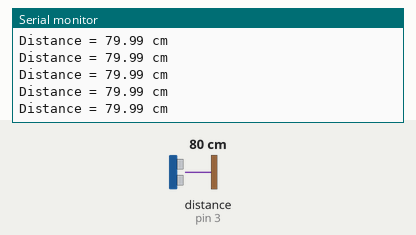
Bench run of a sketch on a simulated Arduino Mega 2560, built with avr-gcc and run on an emulated ATmega2560. Parts: the last lines printed to the serial monitor. The test bench sets the inputs (shaded band); at power-on: distance to the obstacle (sensor on pin 3) 80 cm. The echo pulse lasts 58.3 µs per cm.

Above: at 1.2 s.
1.3 s: distance to the obstacle (sensor on pin 3) set to 250 cm
At 1.4 s:
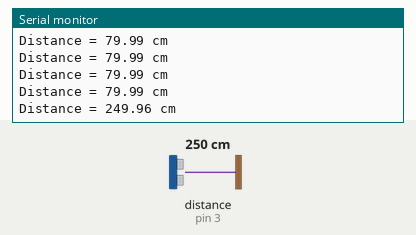
4.3 s: distance to the obstacle (sensor on pin 3) set to 5 cm
At 4.3 s:
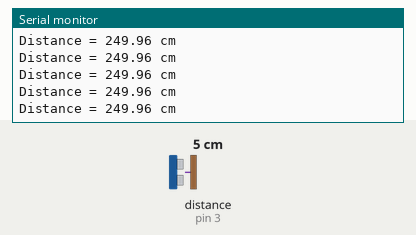
Timing chart, 0 to 7.3 s (numbered marks = the images above; inputs shaded):
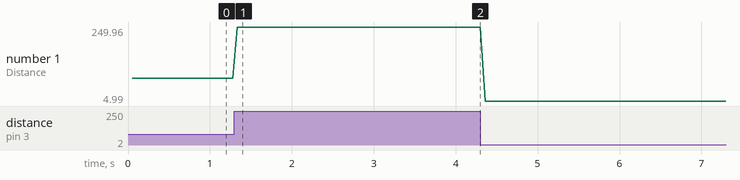

The sketch:

ALTAIRGasAndDistanceSensorsTest.ino
```cpp
#include <ALTAIR_SEN0133.h>
#include <ALTAIR_SEN0144.h>
#include <ALTAIR_SEN0177.h>
#include <ALTAIR_HCSR04.h>


// ALTAIR_SEN0133 sen0133;
// ALTAIR_SEN0144 sen0144;
// ALTAIR_SEN0177 sen0177;
ALTAIR_HCSR04 hcsr04;

void setup() {
// Initialize serial baud rate
  Serial.begin(38400);
}

void loop() {
// Test sensor output here

//  sen0133.delayBtwReads(); sen0133.printHydrogenGasVal();
//  sen0144.delayBtwReads(); sen0144.printDustVal();
//  sen0177.delayBtwReads(); sen0177.printDustVal();
  hcsr04.delayBtwPings();  hcsr04.printDistance();
}
```

ALTAIR_HCSR04.cpp
```cpp
/**************************************************************************/
/*!
    @file     ALTAIR_HCSR04.cpp
    @author   Adithi Balaji (adithibalaji@uvic.ca)
    @license  GPL

    This is the class for the three ALTAIR HCSR04 ultrasonic distance
    sensors, located at the bottom of the gondola (two in the bottom rear
    corners, one on bottom front centre), used during landing to see how
    close the ground is (and then to use propulsion to slow the descent,
    and attempt to ensure a nice soft landing with the bottom of the
    gondola oriented at the same slope as the ground).

    Adithi Balaji  adithibalaji@uvic.ca  began in June 2022
    Justin Albert  jalbert@uvic.ca       updated on 27 July 2022

    @section  HISTORY
    v1.0  - First version
*/
/**************************************************************************/

#include "ALTAIR_HCSR04.h"


ALTAIR_HCSR04::ALTAIR_HCSR04(                       ) :
   _sonar(            HCSR04_NOM_TRIG_PIN           ,
                      HCSR04_NOM_ECHO_PIN           ,
                      HCSR04_MAX_DISTANCE           )
{
}

ALTAIR_HCSR04::ALTAIR_HCSR04(byte echoPin           ,
                             byte trigPin           ) :
   _sonar(                        trigPin           ,
                                  echoPin           ,
                      HCSR04_MAX_DISTANCE           )
{
}

float ALTAIR_HCSR04::getDistance(                   ) {
    float             duration      = _sonar.ping(  ) ;
    return           (duration / 2) * SPEED_OF_SOUND  ;
}

void  ALTAIR_HCSR04::printDistance(                 ) {
    Serial.print(    "Distance = "                  ) ;
    Serial.print(  getDistance( )                   ) ;
    Serial.println(  " cm"                          ) ;
}

void  ALTAIR_HCSR04::delayBtwPings( int delay_in_ms ) {
        delay(                          delay_in_ms ) ; // Wait 50 ms between pings (about 20 pings/sec).
}                                                       //   29 ms should be the shortest possible delay between pings.
```

ALTAIR_HCSR04.h
```cpp
/**************************************************************************/
/*!
    @file     ALTAIR_HCSR04.h
    @author   Adithi Balaji (adithibalaji@uvic.ca)
    @license  GPL

    This is the class for the three ALTAIR HCSR04 ultrasonic distance
    sensors, located at the bottom of the gondola (two in the bottom rear
    corners, one on bottom front centre), used during landing to see how
    close the ground is (and then to use propulsion to slow the descent,
    and attempt to ensure a nice soft landing with the bottom of the
    gondola oriented at the same slope as the ground).

    Adithi Balaji  adithibalaji@uvic.ca  began in June 2022
    Justin Albert  jalbert@uvic.ca       updated on 27 July 2022

    @section  HISTORY
    v1.0  - First version
*/
/**************************************************************************/

#ifndef ALTAIR_HCSR04_h
#define ALTAIR_HCSR04_h

#define HCSR04_MAX_DISTANCE        350       // cm
#define SPEED_OF_SOUND               0.0343  // cm per us
#define HCSR04_NOM_ECHO_PIN          3
#define HCSR04_NOM_TRIG_PIN          2
#define HCSR04_NOM_DELAY_BTW_PINGS  50       // ms
#define HCSR04_MIN_DELAY_BTW_PINGS  29       // ms

#include "Arduino.h"
#include <NewPing.h>

class ALTAIR_HCSR04{
  public:

    ALTAIR_HCSR04(              ) ;  // Uses default echo pin and trigger pin values HCSR04_NOM_ECHO_PIN and HCSR04_NOM_TRIG_PIN defined above.
    ALTAIR_HCSR04( byte echoPin ,
                   byte trigPin ) ;  // Uses user-supplied echo pin and trigger pin values.

    float     getDistance(      ) ;  // Returned distance is in cm, and will be 0 when the actual distance exceeds MAX_HCSR04_DISTANCE.
                                     // When running this repeatedly for a single HCSR04, please ensure that you
                                     //   have an  hcsr04.delayBtwPings();  between each such request.

    void      printDistance(    ) ;  // When running this repeatedly for a single HCSR04, please ensure that you
                                     //   have an  hcsr04.delayBtwPings();  between each such request.

    void      delayBtwPings( int delay_in_ms =               // Wait 50 ms between pings (about 20 pings/sec).  Note that
                             HCSR04_NOM_DELAY_BTW_PINGS ) ;  //   the shortest possible delay between pings should be 29 ms.

  private:

    NewPing  _sonar               ;

};

#endif
```

ALTAIR_SEN0133.cpp
```cpp
/**************************************************************************/
/*!
    @file     ALTAIR_SEN0133.cpp
    @author   Adithi Balaji (adithibalaji@uvic.ca)
    @license  GPL

    This is the class for the ALTAIR SEN0133 hydrogen gas sensor, which is
    not by default located onboard ALTAIR (yet), but perhaps will be
    mounted onboard ALTAIR (in at least some flight configurations)
    sometime in the future.

    Adithi Balaji  adithibalaji@uvic.ca  began in June 2022
    Justin Albert  jalbert@uvic.ca       updated on 28 July 2022

    @section  HISTORY
    v1.0  - First version
*/
/**************************************************************************/

#include "ALTAIR_SEN0133.h"

// Default constructor
ALTAIR_SEN0133::ALTAIR_SEN0133(                     ) {
  _readoutPin  = SEN0133_NOM_READOUT_PIN              ;
}

// Constructor with input indicating pin to which sensor is connected
ALTAIR_SEN0133::ALTAIR_SEN0133( byte readoutPin     ) {
  _readoutPin  = readoutPin                           ;
}

// The returned value is in ppm.
int  ALTAIR_SEN0133::getHydrogenGasVal(             ) {
  _hydrogenVal = analogRead(        _readoutPin     ) ;
  return        _hydrogenVal                          ;
}

// Print gas value to serial monitor
void ALTAIR_SEN0133::printHydrogenGasVal(           ) {
  Serial.print("Hydrogen gas value: "               ) ;
  Serial.print( getHydrogenGasVal( )                ) ;
  Serial.println("  ppm"                            ) ;
}

void ALTAIR_SEN0133::delayBtwReads( int delay_in_ms ) {
  delay(         delay_in_ms                        ) ;
}
```

ALTAIR_SEN0133.h
```cpp
/**************************************************************************/
/*!
    @file     ALTAIR_SEN0133.h
    @author   Adithi Balaji (adithibalaji@uvic.ca)
    @license  GPL

    This is the class for the ALTAIR SEN0133 hydrogen gas sensor, which is
    not by default located onboard ALTAIR (yet), but perhaps will be
    mounted onboard ALTAIR (in at least some flight configurations)
    sometime in the future.

    Adithi Balaji  adithibalaji@uvic.ca  began in June 2022
    Justin Albert  jalbert@uvic.ca       updated on 28 July 2022

    @section  HISTORY
    v1.0  - First version
*/
/**************************************************************************/

#ifndef   ALTAIR_SEN0133_h
#define   ALTAIR_SEN0133_h

#define   SEN0133_NOM_READOUT_PIN        A0                  // Analog 0 is the nominal readout pin.
#define   SEN0133_NOM_DELAY_BTW_READS  1000                  // Value is in milliseconds.

#include "Arduino.h"

class ALTAIR_SEN0133 {

  public:

    ALTAIR_SEN0133(                                      ) ;
    ALTAIR_SEN0133(          byte  readoutPin            ) ;

    int   getHydrogenGasVal(                             ) ; // Returned value is in ppm.
    void  printHydrogenGasVal(                           ) ;

    void  delayBtwReads(     int   delay_in_ms =             // Wait between reads
                             SEN0133_NOM_DELAY_BTW_READS ) ; //   (the nominal wait time is 1 second).

  private:
    byte _readoutPin                                       ;
    int  _hydrogenVal                                      ; // Value is in ppm.

};

#endif
```

ALTAIR_SEN0144.cpp
```cpp
/**************************************************************************/
/*!
    @file     ALTAIR_SEN0144.cpp
    @author   Adithi Balaji (adithibalaji@uvic.ca)
    @license  GPL

    This is the class for the ALTAIR SEN0144 dust sensor, which contains
    the Sharp Optical Dust Sensor GP2Y1010AU0F.  This sensor is not by
    default located onboard ALTAIR (yet), but perhaps will be mounted
    onboard ALTAIR (in at least some flight configurations) sometime in
    the future.  Since the SEN0144 is a DFRobot product, this code is
    adapted from sample code on the DFRobot website.

    Adithi Balaji  adithibalaji@uvic.ca  began in June 2022
    Justin Albert  jalbert@uvic.ca       updated on 28 July 2022

    @section  HISTORY
    v1.0  - First version
*/
/**************************************************************************/

#include "ALTAIR_SEN0144.h"


// Default constructor
ALTAIR_SEN0144::ALTAIR_SEN0144(                 ) :
  _ledPin(              SEN0144_NOM_LED_PIN     ) ,
  _readoutPin(          SEN0144_NOM_READOUT_PIN ) ,
  _voMeasured(                               0. ) ,
  _calcVoltage(                              0. ) ,
  _dustDensity(                              0. )
{
   pinMode(      _ledPin,                OUTPUT ) ;
}

// Constructor with input indicating sensor output pin location
ALTAIR_SEN0144::ALTAIR_SEN0144( byte     ledPin ,
                                byte readoutPin ) :
  _ledPin(                               ledPin ) ,
  _readoutPin(                       readoutPin ) ,
  _voMeasured(                               0. ) ,
  _calcVoltage(                              0. ) ,
  _dustDensity(                              0. )
{
   pinMode(      _ledPin,                OUTPUT ) ;
}

// Drive LED and read raw dust value
void ALTAIR_SEN0144::measureSample(             ) {
   digitalWrite( _ledPin,                   LOW ) ; // power  ON the SEN0144's LED  (  LOW is  ON )
   delayMicroseconds( SEN0144_NOM_SAMPLING_TIME ) ; // wait for 280 us
  _voMeasured =   analogRead(       _readoutPin ) ; // read the dust value
   delayMicroseconds(    SEN0144_NOM_DELTA_TIME ) ; // wait for  40 us
   digitalWrite( _ledPin,                  HIGH ) ; // power OFF the SEN0144's LED  ( HIGH is OFF )
}

// Calculate dust density
void ALTAIR_SEN0144::calcDustDensity(           ) {
  // 0 - 5V mapped to 0 - 1023 integer values
  // recover voltage
  _calcVoltage = _voMeasured * ( SEN0144_NOM_VCC / SEN0144_INT_VALS ) ;

  // linear eqaution taken from http://www.howmuchsnow.com/arduino/airquality/
  // Chris Nafis (c) 2012
  _dustDensity =  SEN0144_DENSITY_MULTIPLIER * _calcVoltage - SEN0144_DENSITY_OFFSET ;
}


//Output dust value
void ALTAIR_SEN0144::printDustVal(                  ) {
  measureSample(                                    ) ;
  calcDustDensity(                                  ) ;
  Serial.print(  "Dust density: "                   ) ;
  Serial.print(  _dustDensity                       ) ;
  Serial.println("  mg/m3"                          ) ;
}

void ALTAIR_SEN0144::delayBtwReads( int delay_in_ms ) {
  delay(                                delay_in_ms ) ;
}
```

ALTAIR_SEN0144.h
```cpp
/**************************************************************************/
/*!
    @file     ALTAIR_SEN0144.h
    @author   Adithi Balaji (adithibalaji@uvic.ca)
    @license  GPL

    This is the class for the ALTAIR SEN0144 dust sensor, which contains
    the Sharp Optical Dust Sensor GP2Y1010AU0F.  This sensor is not by
    default located onboard ALTAIR (yet), but perhaps will be mounted
    onboard ALTAIR (in at least some flight configurations) sometime in
    the future.  Since the SEN0144 is a DFRobot product, this code is
    adapted from sample code on the DFRobot website.

    Adithi Balaji  adithibalaji@uvic.ca  began in June 2022
    Justin Albert  jalbert@uvic.ca       updated on 28 July 2022

    @section  HISTORY
    v1.0  - First version
*/
/**************************************************************************/

#ifndef   ALTAIR_SEN0144_h
#define   ALTAIR_SEN0144_h

#define   SEN0144_NOM_LED_PIN             2                  // Digital pin 2 is the nominal SEN0144 device LED power pin.
#define   SEN0144_NOM_READOUT_PIN        A0                  // Analog  pin 0 is the nominal SEN0144 device   readout pin.
#define   SEN0144_NOM_DELAY_BTW_READS  1000                  // Value is in MILLIseconds.
#define   SEN0144_NOM_SAMPLING_TIME     280                  // Value is in MICROseconds.
#define   SEN0144_NOM_DELTA_TIME         40                  // Value is in MICROseconds.
#define   SEN0144_NOM_VCC                 5.0                // Value is in volts/VCC.
#define   SEN0144_INT_VALS             1024                  // Value is in ADUs/VCC.
#define   SEN0144_DENSITY_MULTIPLIER      0.17               // Value is in mg/(volt x m3).
#define   SEN0144_DENSITY_OFFSET          0.1                // Value is in mg/m3.

#include "Arduino.h"

class ALTAIR_SEN0144 {

  public:

    ALTAIR_SEN0144(                                      ) ;
    ALTAIR_SEN0144(          byte      ledPin  ,
                             byte  readoutPin            ) ;

    void   measureSample(                                ) ;
    void   calcDustDensity(                              ) ; // in mg/m3
    void   printDustVal(                                 ) ;

    void   delayBtwReads(    int   delay_in_ms =             // Wait between reads
                             SEN0144_NOM_DELAY_BTW_READS ) ; //   (the nominal wait time is 1 second).

  private:

    byte  _ledPin                                          ;
    byte  _readoutPin                                      ;
    float _voMeasured                                      ; // in ADUs
    float _calcVoltage                                     ; // in volts
    float _dustDensity                                     ; // in mg/m3

};

#endif
```

ALTAIR_SEN0177.cpp
```cpp
/**************************************************************************/
/*!
    @file     ALTAIR_SEN0177.cpp
    @author   Adithi Balaji (adithibalaji@uvic.ca)
    @license  GPL

    This is the class for the ALTAIR SEN0177 dust sensor.  This sensor is
    not by default located onboard ALTAIR (yet), but perhaps will be
    mounted onboard ALTAIR (in at least some flight configurations)
    sometime in the future.  Since the SEN0177 is a DFRobot product, this
    code is adapted from sample code on the DFRobot website.

    Adithi Balaji  adithibalaji@uvic.ca  began in June 2022
    Justin Albert  jalbert@uvic.ca       updated on 28 July 2022

    @section  HISTORY
    v1.0  - First version
*/
/**************************************************************************/

#include "ALTAIR_SEN0177.h"

//Constructor
ALTAIR_SEN0177::ALTAIR_SEN0177( ) :
  _PM01Value(  0                ) ,
  _PM2_5Value( 0                ) ,
  _PM10Value(  0                )
{
}

// Get PM1.0 value
int ALTAIR_SEN0177::transmitPM01(  unsigned char *thebuf )
{
  _PM01Value  =   ( ( thebuf[3] << 8 ) + thebuf[4]       ) ; // readout PM1.0 value of the airborne dust detector module, in ug/m3
  return         _PM01Value                                ;
}

// Get PM2.5 value
int ALTAIR_SEN0177::transmitPM2_5( unsigned char *thebuf )
{
  _PM2_5Value  =  ( ( thebuf[5] << 8 ) + thebuf[6]       ) ; // readout PM2.5 value of the airborne dust detector module, in ug/m3
  return         _PM2_5Value                               ;
}

// Get PM10 value
int ALTAIR_SEN0177::transmitPM10(  unsigned char *thebuf )
{
  _PM10Value   =  ( ( thebuf[7] << 8 ) + thebuf[8]       ) ; // readout PM10 value of the airborne dust detector module, in ug/m3
  return         _PM10Value                                ;
}

// Run sensor and print dust values to serial monitor
void ALTAIR_SEN0177::printDustVal(                       )
{
  unsigned char       buf[ SEN0177_READOUT_INFO_LENGTH   ] ;
  if (   Serial.find(      SEN0177_READOUT_FLAG_BYTE1  ) ) {  // start to read when 0x42 is received over the Serial connection
    Serial.readBytes( buf, SEN0177_READOUT_INFO_LENGTH   ) ;

    if ( buf[0]       ==   SEN0177_READOUT_FLAG_BYTE2    ) {  // check to see if the next byte is 0x4d
      transmitPM01(   buf                                ) ;  // readout PM1.0 value of the airborne dust detector module, in ug/m3
      transmitPM2_5(  buf                                ) ;  // readout PM2.5 value of the airborne dust detector module, in ug/m3
      transmitPM10(   buf                                ) ;  // readout PM10  value of the airborne dust detector module, in ug/m3
    }
  }

  Serial.print(  "PM1.0: "                               ) ;
  Serial.print(  _PM01Value                              ) ;
  Serial.println("  ug/m3"                               ) ;

  Serial.print(  "PM2.5: "                               ) ;
  Serial.print(  _PM2_5Value                             ) ;
  Serial.println("  ug/m3"                               ) ;

  Serial.print(  "PM10:  "                               ) ;
  Serial.print(  _PM10Value                              ) ;
  Serial.println("  ug/m3"                               ) ;
  Serial.println(                                        ) ;
}

void ALTAIR_SEN0177::delayBtwReads( int delay_in_ms      ) {
  delay(                                delay_in_ms      ) ;
}
```

Source omitted: ALTAIR_SEN0177.h (2282 bytes)

Measured:
- after the input at 1.3 s, the serial monitor: prints a new line at once (image 1)
- plotted number 1: 79.99 → 249.96 after the input at 1.3 s, 249.96 → 4.99 after the input at 4.3 s
